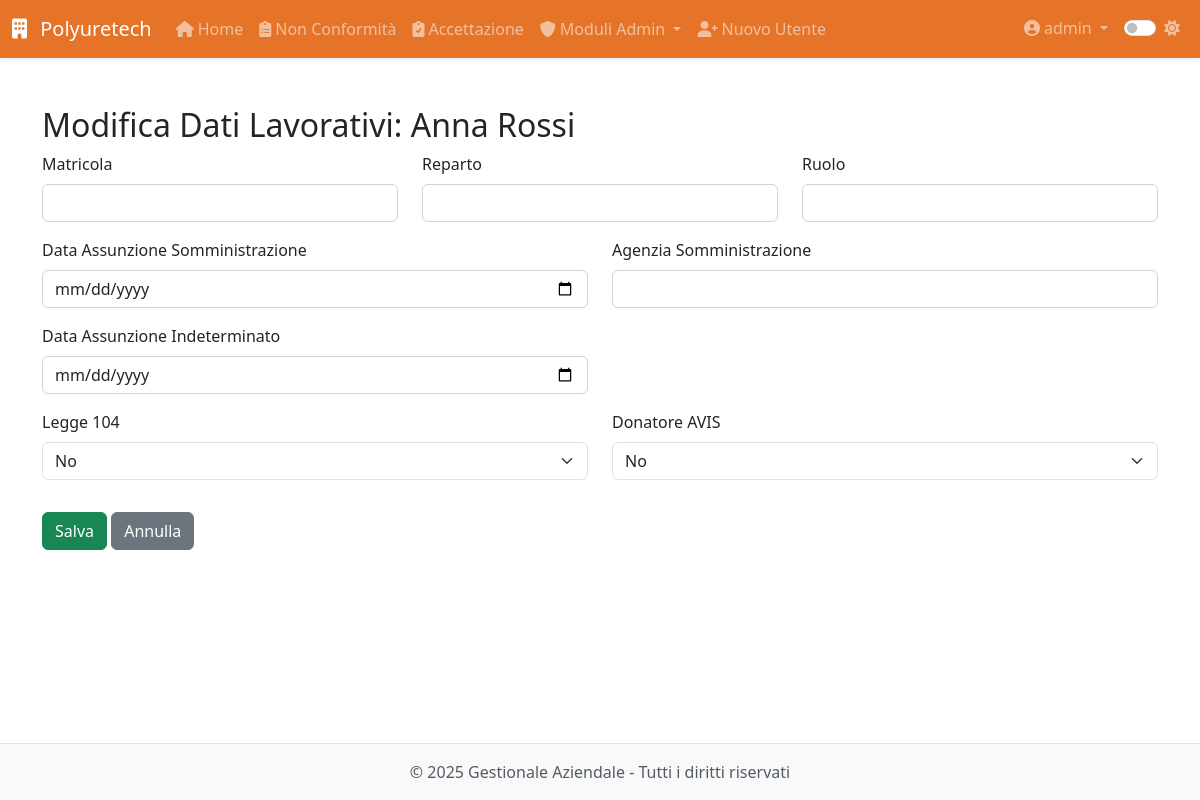
Page /modulo8/dipendenti/2/modifica_lavorativi (signed in) on the committed database.
### app/models.py (models this page shows, shortened)
class User(UserMixin, db.Model):
    __tablename__ = 'users'
    id = db.Column(db.Integer, primary_key=True)
    username = db.Column(db.String(64), unique=True, nullable=False, index=True)
    email = db.Column(db.String(120), unique=True, nullable=False, index=True)
    password_hash = db.Column(db.String(128), nullable=False)
    role = db.Column(db.String(20), default='operatore')  # 'operatore' o 'admin'
    created_at = db.Column(db.DateTime, default=datetime.utcnow)
    last_login = db.Column(db.DateTime)
    is_active = db.Column(db.Boolean, default=True)
    is_admin = db.Column(db.Boolean, default=False)
    modules = db.Column(db.String(255), default='')  # Lista di moduli accessibili separati da virgola
    modulo1_entries = db.relationship('Modulo1Entry',
                               backref='author',
                               lazy='dynamic',
                               foreign_keys='Modulo1Entry.user_id')
    modulo5_entries = db.relationship('Modulo5Entry',
                               backref='author',
                               lazy='dynamic',
                               foreign_keys='Modulo5Entry.user_id')
    def is_admin(self):
        return self.role == 'admin'

class Dipendente(db.Model):
    __tablename__ = 'dipendente'
    id = db.Column(db.Integer, primary_key=True)
    nome = db.Column(db.String(100), nullable=False)
    cognome = db.Column(db.String(100), nullable=False)
    data_nascita = db.Column(db.Date, nullable=False)
    luogo_nascita = db.Column(db.String(100), nullable=False)
    provincia_nascita = db.Column(db.String(2), nullable=False)
    codice_fiscale = db.Column(db.String(16))
    email = db.Column(db.String(120))
    telefono = db.Column(db.String(20))
    matricola = db.Column(db.String(20), unique=True)
    reparto = db.Column(db.String(100))
    ruolo = db.Column(db.String(100))
    data_assunzione_somministrazione = db.Column(db.Date)
    agenzia_somministrazione = db.Column(db.String(100))
    data_assunzione_indeterminato = db.Column(db.Date)
    legge_104 = db.Column(db.Boolean, default=False)
    donatore_avis = db.Column(db.Boolean, default=False)
    indirizzo_residenza = db.Column(db.String(200))
    citta_residenza = db.Column(db.String(100))
    provincia_residenza = db.Column(db.String(2))
    cap_residenza = db.Column(db.String(5))
    data_cessazione = db.Column(db.Date)
    note = db.Column(db.Text)
    archiviato = db.Column(db.Boolean, default=False)
    created_by_id = db.Column(db.Integer, db.ForeignKey('users.id'))
    created_by = db.relationship('User', backref='dipendenti_creati')
    competenze = db.relationship('Competenza',
                               secondary='dipendente_competenza',
                               backref=db.backref('dipendenti', lazy='dynamic'))
    competenze_associate = db.relationship('DipendenteCompetenza',
                                         back_populates='dipendente',
                                         overlaps="competenze,dipendenti")
    vestiario = db.relationship('Inventory',
                              secondary='prelievi_vestiario',
                              backref='dipendenti')
    performance = db.relationship('Performance', back_populates='dipendente', cascade='all, delete-orphan')
    partecipazioni_corsi = db.relationship('PartecipazioneCorso', backref='dipendente', lazy=True)
    corsi_sicurezza = db.relationship('CorsoSicurezza', secondary='dipendente_corso_sicurezza',
                                    backref=db.backref('dipendenti', lazy=True))

### app/routes/modulo8.py (the view, shortened to what this page needs)
@modulo8.route('/dipendenti/<int:id>/modifica_lavorativi', methods=['GET', 'POST'])
@login_required
@admin_required
def modifica_lavorativi(id):
    dip = Dipendente.query.get_or_404(id)
    form = DipendenteStep2Form(obj=dip)
    return render_template('modulo8/dipendenti/modifica_lavorativi.html', form=form, dip=dip)

### app/forms.py
class DipendenteStep2Form(FlaskForm):
    matricola = StringField('Matricola', validators=[Optional()])
    reparto = StringField('Reparto', validators=[Optional()])
    ruolo = StringField('Ruolo', validators=[Optional()])
    data_assunzione_somministrazione = DateField('Data Assunzione Somministrazione', validators=[Optional()])
    agenzia_somministrazione = StringField('Agenzia Somministrazione', validators=[Optional()])
    data_assunzione_indeterminato = DateField('Data Assunzione Indeterminato', validators=[Optional()])
    legge_104 = SelectField('Legge 104', choices=[('no', 'No'), ('si', 'Sì')], validators=[DataRequired()])
    donatore_avis = SelectField('Donatore AVIS', choices=[('no', 'No'), ('si', 'Sì')], validators=[DataRequired()])
    previous_step = SubmitField('Indietro')
    next_step = SubmitField('Avanti')

### app/models.py (called while the page is built)
@login_manager.user_loader
def load_user(id):
    return User.query.get(int(id))

### app/utils.py (called while the page is built)
def admin_required(f):
    @wraps(f)
    def decorated_function(*args, **kwargs):
        if not current_user.is_admin:
            abort(403)
        return f(*args, **kwargs)
    return decorated_function

### app/templates/modulo8/dipendenti/modifica_lavorativi.html (shortened to what this page needs)
{% extends 'base.html' %}
{% block content %}
<div class="module-view">
    <h2>Modifica Dati Lavorativi: {{ dip.nome }} {{ dip.cognome }}</h2>
    <form method="POST">
        <div class="row">
            <div class="col-md-4 mb-3">
                {{ form.matricola.label(class="form-label") }}
                {{ form.matricola(class="form-control") }}
            </div>
            <div class="col-md-4 mb-3">
                {{ form.reparto.label(class="form-label") }}
                {{ form.reparto(class="form-control") }}
            </div>
            <div class="col-md-4 mb-3">
                {{ form.ruolo.label(class="form-label") }}
                {{ form.ruolo(class="form-control") }}
            </div>
        </div>
        <div class="row">
            <div class="col-md-6 mb-3">
                {{ form.data_assunzione_somministrazione.label(class="form-label") }}
                {{ form.data_assunzione_somministrazione(class="form-control", type="date") }}
            </div>
            <div class="col-md-6 mb-3">
                {{ form.agenzia_somministrazione.label(class="form-label") }}
                {{ form.agenzia_somministrazione(class="form-control") }}
            </div>
        </div>
        <div class="row">
            <div class="col-md-6 mb-3">
                {{ form.data_assunzione_indeterminato.label(class="form-label") }}
                {{ form.data_assunzione_indeterminato(class="form-control", type="date") }}
            </div>
        </div>
        <div class="row">
            <div class="col-md-6 mb-3">
                {{ form.legge_104.label(class="form-label") }}
                {{ form.legge_104(class="form-select") }}
            </div>
            <div class="col-md-6 mb-3">
                {{ form.donatore_avis.label(class="form-label") }}
                {{ form.donatore_avis(class="form-select") }}
            </div>
        </div>
        <button type="submit" class="btn btn-success mt-3">Salva</button>
        <a href="{{ url_for('modulo8.profilo_dipendente', id=dip.id) }}" class="btn btn-secondary mt-3">Annulla</a>
    </form>
</div>
{% endblock %}

### app/templates/base.html (shortened to what this page needs)
<!DOCTYPE html>
<html lang="it">
<head>
    <link href="https://cdn.jsdelivr.net/npm/bootstrap@5.3.0-alpha1/dist/css/bootstrap.min.css" rel="stylesheet">
    <link rel="stylesheet" href="https://cdnjs.cloudflare.com/ajax/libs/font-awesome/6.0.0/css/all.min.css">
    <link id="theme-style" rel="stylesheet" href="{{ url_for('static', filename='css/theme-' + theme + '.css') }}">
    <link rel="stylesheet" href="{{ url_for('static', filename='css/style.css') }}">
    <link rel="stylesheet" href="{{ url_for('static', filename='css/modulo8.css') }}">
</head>
<body>
    <header class="navbar navbar-expand-lg navbar-dark bg-primary sticky-top shadow-sm">
        <div class="container-fluid">
            <a class="navbar-brand" href="{{ url_for('dashboard.index') }}">
                <i class="fas fa-building me-2"></i> Polyuretech
            </a>
            <div class="collapse navbar-collapse" id="navbarMain">
                {% if current_user.is_authenticated %}
                <ul class="navbar-nav me-auto">
                    <li class="nav-item">
                        <a class="nav-link" href="{{ url_for('dashboard.index') }}">
                            <i class="fas fa-home me-1"></i>Home
                        </a>
                    </li>
                    <li class="nav-item">
                        <a class="nav-link" href="{{ url_for('modulo1.index') }}">
                            <i class="fas fa-clipboard-list me-1"></i>Non Conformità
                        </a>
                    </li>
                    <li class="nav-item">
                        <a class="nav-link" href="{{ url_for('modulo5.index') }}">
                            <i class="fas fa-clipboard-check me-1"></i>Accettazione
                        </a>
                    </li>
                    {% if current_user.is_admin() %}
                    <li class="nav-item dropdown">
                        <a class="nav-link dropdown-toggle" href="#" id="adminModulesDropdown" data-bs-toggle="dropdown">
                            <i class="fas fa-shield-alt me-1"></i>Moduli Admin
                        </a>
                    </li>
                    <li class="nav-item">
                        <a class="nav-link" href="{{ url_for('auth.register') }}">
                            <i class="fas fa-user-plus me-1"></i>Nuovo Utente
                        </a>
                    </li>
                    {% endif %}
                </ul>
                <ul class="navbar-nav ms-auto">
                    <li class="nav-item dropdown">
                        <a class="nav-link dropdown-toggle" href="#" id="userDropdown" data-bs-toggle="dropdown">
                            <i class="fas fa-user-circle me-1"></i>{{ current_user.username }}
                        </a>
                    </li>
                    <li class="nav-item">
                        <div class="nav-link">
                            <div class="form-check form-switch">
                                <input class="form-check-input" type="checkbox" id="darkModeToggle" {% if theme == 'dark' %}checked{% endif %}>
                                <label class="form-check-label" for="darkModeToggle">
                                    <i id="theme-icon" class="fas {% if theme == 'dark' %}fa-moon{% else %}fa-sun{% endif %}"></i>
                                </label>
                            </div>
                        </div>
                    </li>
                </ul>
                {% endif %}
            </div>
        </div>
    </header>
    <main class="container py-4">
        {% block content %}{% endblock %}
    </main>
    <footer class="footer mt-auto py-3 bg-light">
        <div class="container text-center">
            <span class="text-muted">&copy; {{ current_year }} {{ app_name }} - Tutti i diritti riservati</span>
        </div>
    </footer>
</body>
</html>

### app/static/css/theme-light.css (style rules this page uses)
:root { --primary-color: #e05a00d7; --secondary-color: #6c757d; --bg-color: #ffffff; --text-color: #212529; --border-color: #dee2e6; --hover-bg: #f8f9fa; --card-bg: #ffffff; --card-border: #e9ecef; --input-bg: #ffffff; --input-border: #ced4da; --footer-bg: #f8f9fa; --footer-text: #6c757d; --bs-primary-rgb: 0, 0, 0; --bs-success-rgb: 1, 150, 20; --bs-info-rgb: 0, 0, 255; --bs-purple-rgb: 128, 0, 128; --bs-orange-rgb: 255, 165, 0; --bs-teal-rgb: 180, 180, 180; --bs-warning-rgb: 255, 255, 0; --bs-danger-rgb: 255, 0, 0; --bs-btn-bg: #ffffff; }
body { background-color: var(--bg-color); color: var(--text-color); transition: all 0.3s ease; }
.navbar-dark { background-color: var(--primary-color) !important; }
.form-control { background-color: var(--input-bg); border-color: var(--input-border); color: var(--text-color); }
.footer { background-color: var(--footer-bg) !important; color: var(--footer-text); border-top: 1px solid var(--border-color); }

### app/static/css/style.css (style rules this page uses)
body { display: flex; flex-direction: column; min-height: 100vh; }
main { flex: 1; }

### rows in the picture
User: username "admin"
Dipendente: nome "Anna", cognome "Rossi"

### other values in the picture
{{ app_name }} "Gestionale Aziendale"
